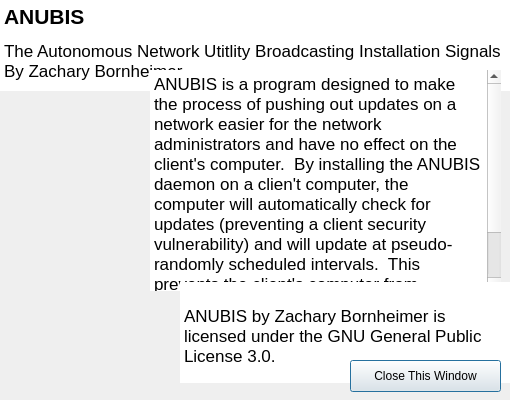
<?xml version="1.0" encoding="UTF-8"?>
<ui version="4.0">
 <class>aboutANUBIS</class>
 <widget class="QDialog" name="aboutANUBIS">
  <property name="geometry">
   <rect>
    <x>0</x>
    <y>0</y>
    <width>510</width>
    <height>400</height>
   </rect>
  </property>
  <property name="minimumSize">
   <size>
    <width>510</width>
    <height>400</height>
   </size>
  </property>
  <property name="maximumSize">
   <size>
    <width>510</width>
    <height>400</height>
   </size>
  </property>
  <property name="baseSize">
   <size>
    <width>510</width>
    <height>400</height>
   </size>
  </property>
  <property name="windowTitle">
   <string>About ANUBIS</string>
  </property>
  <property name="windowIcon">
   <iconset resource="resources.qrc">
    <normaloff>:/img/ANUBIS.ico</normaloff>:/img/ANUBIS.ico</iconset>
  </property>
  <property name="toolTip">
   <string>About ANUBIS</string>
  </property>
  <property name="whatsThis">
   <string>About ANUBIS</string>
  </property>
  <property name="styleSheet">
   <string notr="true">#aboutANUBIS {
	image: url(:/img/anubis.png);
	margin-left: -300px;
	margin-bottom: -188px;
	position: absolute;
    color: gray;
}

.QTextBrowser {
border:none;
background-image: url(:/img/alpha.png);
}</string>
  </property>
  <widget class="QTextBrowser" name="Title">
   <property name="geometry">
    <rect>
     <x>0</x>
     <y>0</y>
     <width>561</width>
     <height>91</height>
    </rect>
   </property>
   <property name="styleSheet">
    <string notr="true">border: none;</string>
   </property>
   <property name="html">
    <string>&lt;!DOCTYPE HTML PUBLIC &quot;-//W3C//DTD HTML 4.0//EN&quot; &quot;http://www.w3.org/TR/REC-html40/strict.dtd&quot;&gt;
&lt;html&gt;&lt;head&gt;&lt;meta name=&quot;qrichtext&quot; content=&quot;1&quot; /&gt;&lt;style type=&quot;text/css&quot;&gt;
p, li { white-space: pre-wrap; }
&lt;/style&gt;&lt;/head&gt;&lt;body style=&quot; font-family:'Lucida Grande'; font-size:13pt; font-weight:400; font-style:normal;&quot;&gt;
&lt;p style=&quot; margin-top:18px; margin-bottom:12px; margin-left:0px; margin-right:0px; -qt-block-indent:0; text-indent:0px;&quot;&gt;&lt;span style=&quot; font-size:16pt; font-weight:600;&quot;&gt;ANUBIS&lt;/span&gt;&lt;/p&gt;
&lt;p style=&quot; margin-top:0px; margin-bottom:0px; margin-left:0px; margin-right:0px; -qt-block-indent:0; text-indent:0px;&quot;&gt;The Autonomous Network Utitlity Broadcasting Installation Signals&lt;br /&gt;By Zachary Bornheimer&lt;/p&gt;&lt;/body&gt;&lt;/html&gt;</string>
   </property>
  </widget>
  <widget class="QTextBrowser" name="info">
   <property name="geometry">
    <rect>
     <x>150</x>
     <y>70</y>
     <width>351</width>
     <height>221</height>
    </rect>
   </property>
   <property name="autoFillBackground">
    <bool>false</bool>
   </property>
   <property name="styleSheet">
    <string notr="true"/>
   </property>
   <property name="html">
    <string>&lt;!DOCTYPE HTML PUBLIC &quot;-//W3C//DTD HTML 4.0//EN&quot; &quot;http://www.w3.org/TR/REC-html40/strict.dtd&quot;&gt;
&lt;html&gt;&lt;head&gt;&lt;meta name=&quot;qrichtext&quot; content=&quot;1&quot; /&gt;&lt;style type=&quot;text/css&quot;&gt;
p, li { white-space: pre-wrap; }
&lt;/style&gt;&lt;/head&gt;&lt;body style=&quot; font-family:'Lucida Grande'; font-size:13pt; font-weight:400; font-style:normal;&quot;&gt;
&lt;p style=&quot; margin-top:0px; margin-bottom:0px; margin-left:0px; margin-right:0px; -qt-block-indent:0; text-indent:0px;&quot;&gt;ANUBIS is a program designed to make the process of pushing out updates on a network easier for the network administrators and have no effect on the client's computer.  By installing the ANUBIS daemon on a clien't computer, the computer will automatically check for updates (preventing a client security vulnerability) and will update at pseudo-randomly scheduled intervals.  This prevents the client's computer from checking for updates on startup, resolving the conflict between boot speed and keeping a computer up to date.&lt;/p&gt;&lt;/body&gt;&lt;/html&gt;</string>
   </property>
  </widget>
  <widget class="QTextBrowser" name="license">
   <property name="geometry">
    <rect>
     <x>180</x>
     <y>282</y>
     <width>331</width>
     <height>101</height>
    </rect>
   </property>
   <property name="html">
    <string>&lt;!DOCTYPE HTML PUBLIC &quot;-//W3C//DTD HTML 4.0//EN&quot; &quot;http://www.w3.org/TR/REC-html40/strict.dtd&quot;&gt;
&lt;html&gt;&lt;head&gt;&lt;meta name=&quot;qrichtext&quot; content=&quot;1&quot; /&gt;&lt;style type=&quot;text/css&quot;&gt;
p, li { white-space: pre-wrap; }
&lt;/style&gt;&lt;/head&gt;&lt;body style=&quot; font-family:'Lucida Grande'; font-size:13pt; font-weight:400; font-style:normal;&quot;&gt;
&lt;p style=&quot; margin-top:0px; margin-bottom:0px; margin-left:0px; margin-right:0px; -qt-block-indent:0; text-indent:0px;&quot;&gt;&lt;br /&gt;ANUBIS by Zachary Bornheimer is licensed under the GNU General Public License 3.0.&lt;/p&gt;&lt;/body&gt;&lt;/html&gt;</string>
   </property>
  </widget>
  <widget class="QPushButton" name="okayButton">
   <property name="geometry">
    <rect>
     <x>350</x>
     <y>360</y>
     <width>151</width>
     <height>32</height>
    </rect>
   </property>
   <property name="text">
    <string>Close This Window</string>
   </property>
  </widget>
 </widget>
 <resources>
  <include location="resources.qrc"/>
 </resources>
 <connections/>
</ui>
